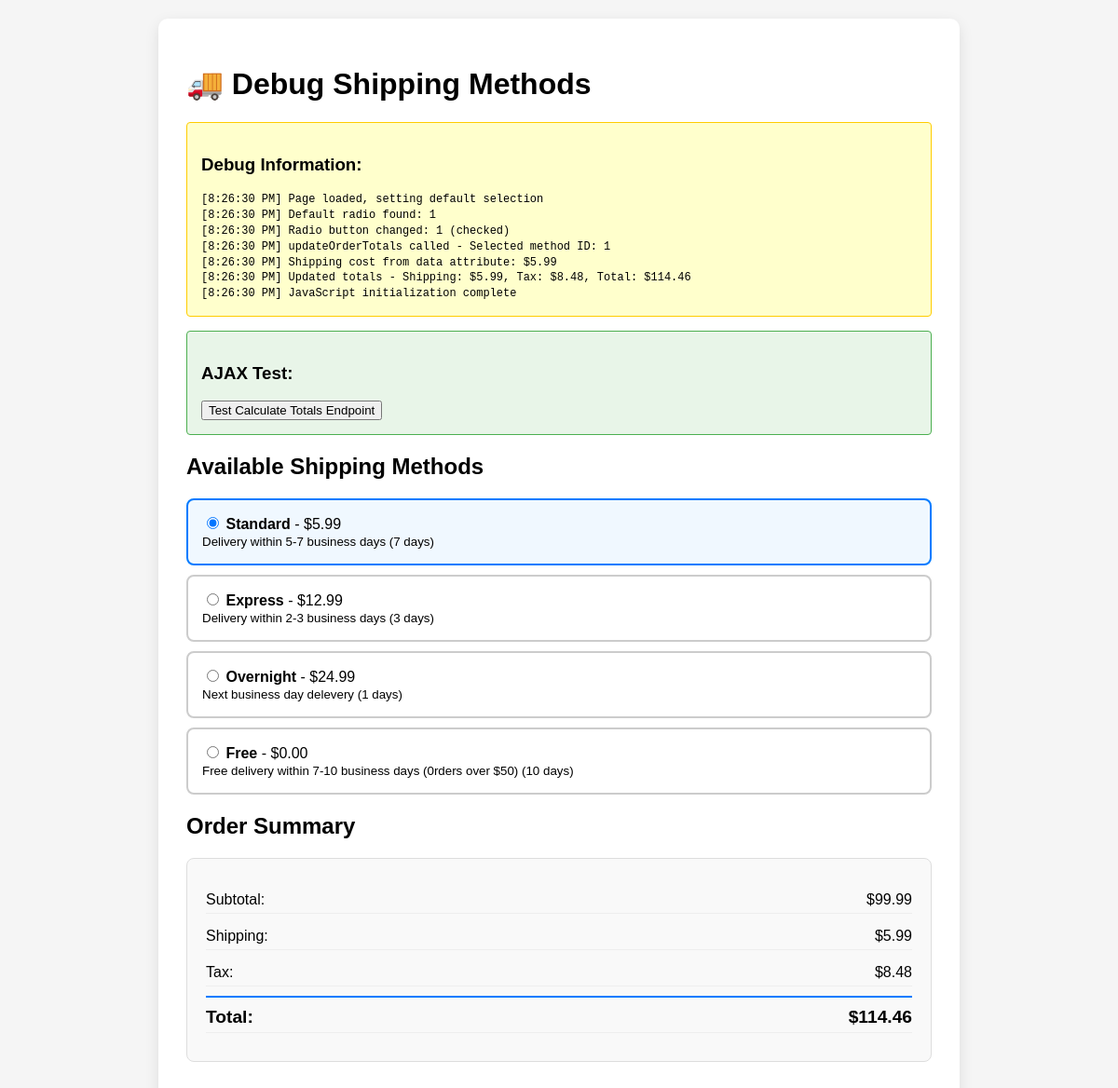
Before: /payment/debug-shipping/ with the older database file.
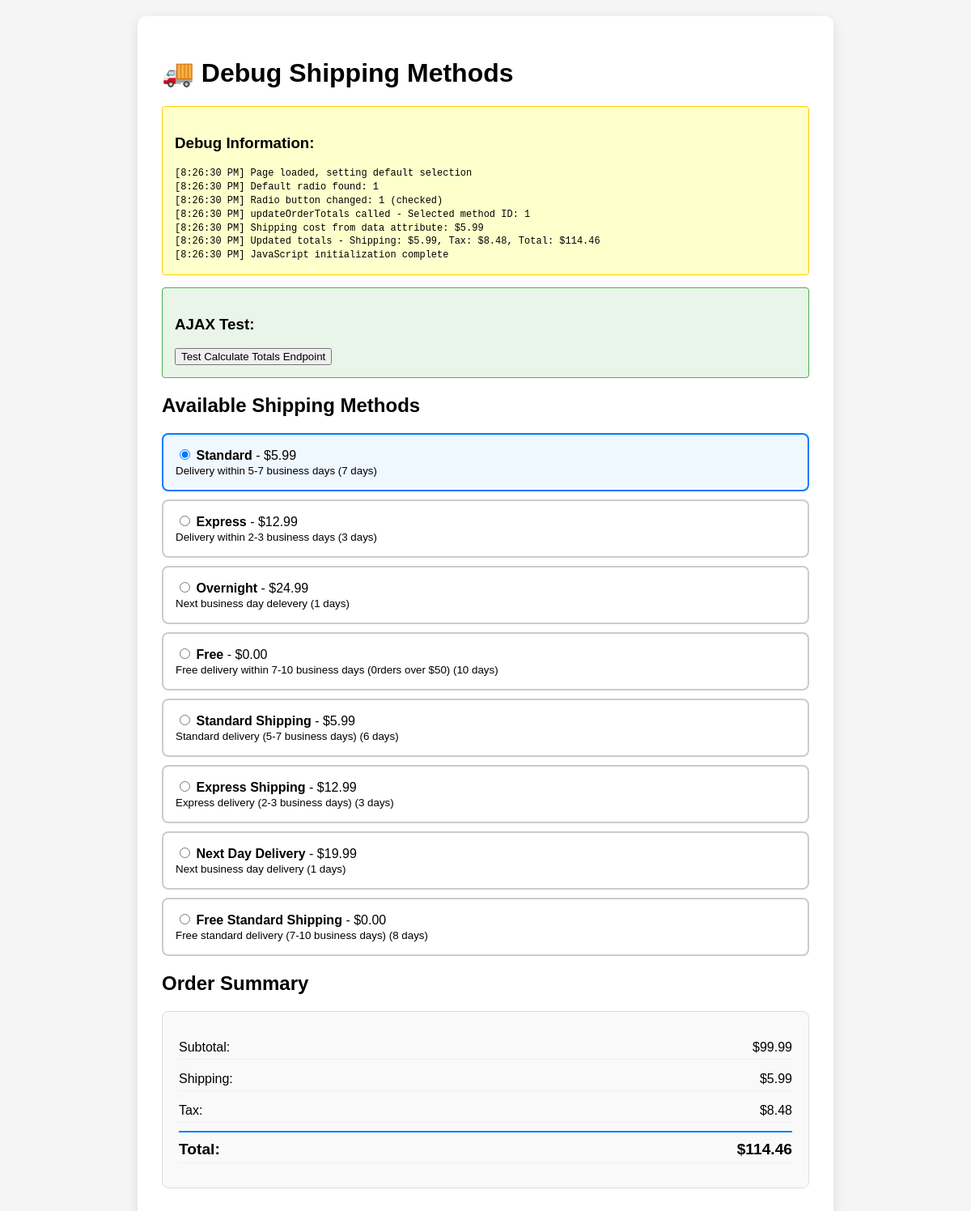
After: the same page with the newer database file.
### orders/models.py (models this page shows, shortened)
class ShippingMethod(models.Model):
    name = models.CharField(max_length=100)
    description = models.TextField(blank=True)
    cost = models.DecimalField(max_digits=10, decimal_places=2)
    estimated_days = models.PositiveIntegerField(help_text="Estimated delivery days")
    is_active = models.BooleanField(default=True)
    created_at = models.DateTimeField(auto_now_add=True)

### payment/views.py (the view)
# urls.py: path('debug-shipping/', views.debug_shipping, name='debug_shipping'),
def debug_shipping(request):
    shipping_methods = ShippingMethod.objects.filter(is_active=True)
    context = {
        'shipping_methods': shipping_methods,
        'cart': {'total_price': 99.99}  # Mock cart data
    }
    return render(request, 'payment/debug_shipping.html', context)

### cart/context_processors.py (called while the page is built, shortened)
def cart_processor(request):
    return {
        'cart_total_items': 0,
        'cart_total_price': 0,
    }

### payment/templates/payment/debug_shipping.html (shortened to what this page needs)
<!DOCTYPE html>
<html lang="en">
<head>
</head>
<body>
    <div class="container">
        <h1>🚚 Debug Shipping Methods</h1>
        <div class="debug-info">
            <h3>Debug Information:</h3>
            <div id="debug-output" class="debug-log"></div>
        </div>
        <div class="ajax-test">
            <h3>AJAX Test:</h3>
            <button onclick="testAjaxEndpoint()">Test Calculate Totals Endpoint</button>
        </div>
        <h2>Available Shipping Methods</h2>
        {% for shipping_method in shipping_methods %}
        <div class="shipping-method" data-cost="{{ shipping_method.cost }}">
            <input type="radio" name="shipping_method" value="{{ shipping_method.id }}" id="shipping_{{ shipping_method.id }}" {% if forloop.first %}checked{% endif %}>
            <label for="shipping_{{ shipping_method.id }}">
                <strong>{{ shipping_method.name }}</strong> - ${{ shipping_method.cost }}
                <br>
                <small>{{ shipping_method.description }} ({{ shipping_method.estimated_days }} days)</small>
            </label>
        </div>
        {% endfor %}
        <h2>Order Summary</h2>
        <div class="order-summary">
            <div class="summary-item">
                <span>Subtotal:</span>
                <span id="subtotal">${{ cart.total_price }}</span>
            </div>
            <div class="summary-item">
                <span>Shipping:</span>
                <span id="shipping-cost">$0.00</span>
            </div>
            <div class="summary-item">
                <span>Tax:</span>
                <span id="tax-amount">$0.00</span>
            </div>
            <div class="summary-item summary-total">
                <span>Total:</span>
                <span id="grand-total">${{ cart.total_price }}</span>
            </div>
        </div>
    </div>
</body>
</html>

### payment/templates/payment/debug_shipping.html (style rules this page uses)
body { font-family: Arial, sans-serif; margin: 20px; background: #f5f5f5; }
.container { max-width: 800px; margin: 0 auto; background: white; padding: 30px; border-radius: 10px; box-shadow: 0 5px 15px rgba(0,0,0,0.1); }
.shipping-method { border: 2px solid #ccc; padding: 15px; margin: 10px 0; cursor: pointer; border-radius: 8px; transition: all 0.3s ease; }
.shipping-method.selected { border-color: #007bff; background-color: #f0f8ff; }
.order-summary { border: 1px solid #ddd; padding: 20px; margin: 20px 0; background: #f9f9f9; border-radius: 8px; }
.summary-item { display: flex; justify-content: space-between; margin: 10px 0; padding: 5px 0; border-bottom: 1px solid #eee; }
.summary-total { font-weight: bold; font-size: 1.2em; border-top: 2px solid #007bff; padding-top: 10px; margin-top: 10px; }
.debug-info { background: #ffffcc; padding: 15px; border: 1px solid #ffcc00; border-radius: 4px; margin: 15px 0; max-height: 300px; overflow-y: auto; }
.debug-log { font-family: monospace; font-size: 12px; line-height: 1.4; }
.ajax-test { background: #e8f5e8; padding: 15px; border: 1px solid #4caf50; border-radius: 4px; margin: 15px 0; }

Changed rows visible on the page:
added ShippingMethod: shipping_method "☐ Standard Shipping - $5.99 Stan", name "Standard Shipping", cost "5.99", description "Standard delivery (5-7 business days)", estimated_days "6"
added ShippingMethod: shipping_method "☐ Express Shipping - $12.99 Expr", name "Express Shipping", cost "12.99", description "Express delivery (2-3 business days)", estimated_days "3"
added ShippingMethod: shipping_method "☐ Next Day Delivery - $19.99 Nex", name "Next Day Delivery", cost "19.99", description "Next business day delivery", estimated_days "1"
added ShippingMethod: shipping_method "☐ Free Standard Shipping - $0.00", name "Free Standard Shipping", cost "0.00", description "Free standard delivery (7-10 business days)", estimated_days "8"
